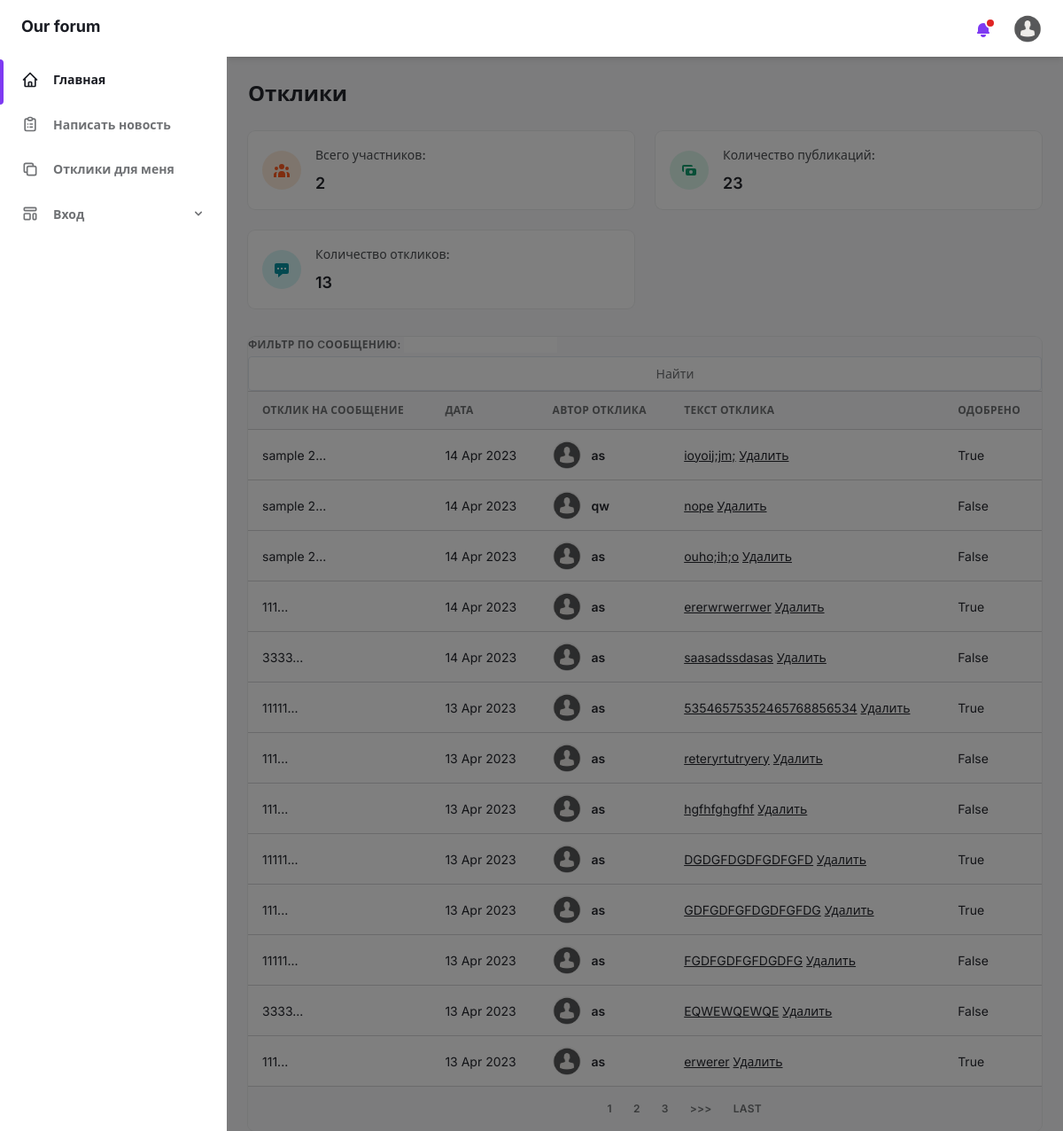
The app's page /posts/ (signed in) with its own data.
### board/models.py (models this page shows, shortened)
class Post(models.Model):
    postAuthor = models.ForeignKey(User, on_delete=models.CASCADE)
    postToMessage = models.ForeignKey(Message, on_delete=models.CASCADE)
    postText = models.TextField()
    postAccepted = models.BooleanField(default=False)
    postDateTime = models.DateTimeField(auto_now_add=True)

class Message(models.Model):
    author = models.ForeignKey(User, on_delete=models.CASCADE)
    messageDateTime = models.DateTimeField(auto_now_add=True)
    messageTitle = models.CharField(max_length=50)
    messageText = models.TextField()
    imageName = models.CharField(max_length=15, default='image')
    messageImage = models.ImageField(upload_to='images/', null=True, blank=True, verbose_name="")
    imageVideo = models.CharField(max_length=15, default='video')
    messageVideo = models.FileField(upload_to='videos/', null=True, blank=True, verbose_name="")
    messageCategory = models.CharField(max_length=4, choices=msg_types, default=damage_dealer)

### board/views.py (the view)
# urls.py: path('posts/', PostList.as_view(), name='post_list'),
class PostList(LoginRequiredMixin, ListView):
    model = Post
    template_name = 'posts.html'
    context_object_name = 'posts'
    paginate_by = 6
    def get_queryset(self):
        user = self.request.user
        queryset = super().get_queryset().filter(postToMessage__author=user).order_by('-postDateTime')
        return queryset
    def get_context_data(self, **kwargs):
        context = super().get_context_data(**kwargs)
        context['msgs_total'] = Message.objects.all().count()
        context['membs_total'] = User.objects.all().count() - 1
        context['psts_total'] = Post.objects.all().count()
        context['filter'] = PostFilter(self.request.GET, queryset=self.get_queryset())
        return context

### templates/posts.html (shortened to what this page needs)
{% extends 'flatpages/default.html' %}
{% load static %}
{% block content %}
        <main class="h-full overflow-y-auto">
          <div class="container px-6 mx-auto grid">
            <h2
              class="my-6 text-2xl font-semibold text-gray-700 dark:text-gray-200"
            >
              Отклики
            </h2>
            <div class="grid gap-6 mb-8 md:grid-cols-2 xl:grid-cols-4">
              <div
                class="flex items-center p-4 bg-white rounded-lg shadow-xs dark:bg-gray-800"
              >
                <div
                  class="p-3 mr-4 text-orange-500 bg-orange-100 rounded-full dark:text-orange-100 dark:bg-orange-500"
                >
                </div>
                <div>
                  <p
                    class="mb-2 text-sm font-medium text-gray-600 dark:text-gray-400"
                  >
                    Всего участников:
                  </p>
                  <p
                    class="text-lg font-semibold text-gray-700 dark:text-gray-200"
                  >
                    {{ membs_total }}
                  </p>
                </div>
              </div>
              <div
                class="flex items-center p-4 bg-white rounded-lg shadow-xs dark:bg-gray-800"
              >
                <div
                  class="p-3 mr-4 text-green-500 bg-green-100 rounded-full dark:text-green-100 dark:bg-green-500"
                >
                  <svg class="w-5 h-5" fill="currentColor" viewBox="0 0 20 20">
                    <path
                      fill-rule="evenodd"
                      d="M4 4a2 2 0 00-2 2v4a2 2 0 002 2V6h10a2 2 0 00-2-2H4zm2 6a2 2 0 012-2h8a2 2 0 012 2v4a2 2 0 01-2 2H8a2 2 0 01-2-2v-4zm6 4a2 2 0 100-4 2 2 0 000 4z"
                      clip-rule="evenodd"
                    ></path>
                  </svg>
                </div>
                <div>
                  <p
                    class="mb-2 text-sm font-medium text-gray-600 dark:text-gray-400"
                  >
                    Количество публикаций:
                  </p>
                  <p
                    class="text-lg font-semibold text-gray-700 dark:text-gray-200"
                  >
                    {{ msgs_total }}
                  </p>
                </div>
              </div>
              <div
                class="flex items-center p-4 bg-white rounded-lg shadow-xs dark:bg-gray-800"
              >
                <div
                  class="p-3 mr-4 text-teal-500 bg-teal-100 rounded-full dark:text-teal-100 dark:bg-teal-500"
                >
                  <svg class="w-5 h-5" fill="currentColor" viewBox="0 0 20 20">
                    <path
                      fill-rule="evenodd"
                      d="M18 5v8a2 2 0 01-2 2h-5l-5 4v-4H4a2 2 0 01-2-2V5a2 2 0 012-2h12a2 2 0 012 2zM7 8H5v2h2V8zm2 0h2v2H9V8zm6 0h-2v2h2V8z"
                      clip-rule="evenodd"
                    ></path>
                  </svg>
                </div>
                <div>
                  <p
                    class="mb-2 text-sm font-medium text-gray-600 dark:text-gray-400"
                  >
                    Количество откликов:
                  </p>
                  <p
                    class="text-lg font-semibold text-gray-700 dark:text-gray-200"
                  >
                    {{ psts_total }}
                  </p>
                </div>
              </div>
            </div>
            <div class="w-full overflow-hidden rounded-lg shadow-xs">
              <div class="w-full overflow-x-auto">
                {% if posts %}
                <form class="text-xs font-semibold tracking-wide text-left text-gray-500 uppercase border-b dark:border-gray-700
                 bg-gray-50 dark:text-gray-400 dark:bg-gray-800" method="GET">
                  {{ filter.form }}
                  <input class="block w-full pl-20 mt-1 text-sm dark:text-gray-300 dark:border-gray-600 dark:bg-gray-700
                       focus:border-purple-400 focus:outline-none focus:shadow-outline-purple dark:focus:shadow-outline-gray form-input" type="submit" value="Найти">
                </form>
                <table class="w-full whitespace-no-wrap">
                  <thead>
                    <tr
                      class="text-xs font-semibold tracking-wide text-left text-gray-500 uppercase border-b dark:border-gray-700 bg-gray-50 dark:text-gray-400 dark:bg-gray-800"
                    >
                      <th class="px-4 py-3">Отклик на сообщение</th>
                      <th class="px-4 py-3">Дата</th>
                      <th class="px-4 py-3">Автор отклика</th>
                      <th class="px-4 py-3">Текст отклика</th>
                      <th class="px-4 py-3">Одобрено</th>
                    </tr>
                  </thead>
                  <tbody
                    class="bg-white divide-y dark:divide-gray-700 dark:bg-gray-800"
                  >
                  {% for pst in filter.qs %}
                    <tr class="text-gray-700 dark:text-gray-400">
                      <td class="px-4 py-3 text-sm">
                        {{pst.postToMessage.messageTitle|truncatechars:30 }}...
                      </td>
                      <td class="px-4 py-3 text-sm">
                        {{ pst.postDateTime|date:'d M Y' }}
                      </td>
                      <td class="px-4 py-3">
                        <div class="flex items-center text-sm">
                          <div
                            class="relative hidden w-8 h-8 mr-3 rounded-full md:block"
                          >
                            <img
                              class="object-cover w-full h-full rounded-full"
                              src="{% static 'assets/img/person_avatar.jpg' %}"
                            />
                            <div
                              class="absolute inset-0 rounded-full shadow-inner"
                              aria-hidden="true"
                            ></div>
                          </div>
                          <div>
                            <p class="font-semibold">{{ pst.postAuthor.username }}</p>
                          </div>
                        </div>
                      </td>
                      <td class="px-4 py-3 text-sm">
                        <a href="{% url 'post_details' pst.id %}"><u>{{ pst.postText|truncatewords:20 }}</u></a>
                        <a href="{% url 'post_delete' pst.id %}"><u>Удалить</u></a>
                      </td>
                      <td class="px-4 py-3 text-sm">
                        {{ pst.postAccepted }}
                      </td>
                    </tr>
                  {% endfor %}
                  </tbody>
                </table>
                {% else %}
                  <h3 class="text-xs font-semibold tracking-wide text-left text-gray-500 uppercase border-b dark:border-gray-700 bg-gray-50 dark:text-gray-400 dark:bg-gray-800">
                     Откликов нет!</h3>
                {% endif %}
              </div>
              <div
                class="grid px-4 py-3 text-xs font-semibold tracking-wide text-gray-500 uppercase border-t dark:border-gray-700 bg-gray-50 sm:grid-cols-9 dark:text-gray-400 dark:bg-gray-800"
              >
                <span class="col-span-2"></span>
                <span class="flex col-span-4 mt-2 sm:mt-auto sm:justify-end">
                  <nav aria-label="Table navigation">
                    <div class="inline-flex items-center">
                      {% if is_paginated %}
                        {% for num in page_obj.paginator.page_range %}
                          {% if page_obj.number == num %}
                            <a class="px-3 py-1 rounded-md focus:outline-none focus:shadow-outline-purple">{{ num }}</a>
                          {% elif num > page_obj.number|add:'-3' and num < page_obj.number|add:'3' %}
                            <a class="px-3 py-1 rounded-md focus:outline-none focus:shadow-outline-purple" href="?page={{ num }}">{{ num }}</a>
                          {% endif %}
                        {% endfor %}
                        {% if page_obj.has_next %}
                          <a class="px-3 py-1 rounded-md rounded-l-lg focus:outline-none focus:shadow-outline-purple" aria-label="Next" href="?page={{ page_obj.next_page_number }}">>>></a>
                          <a class="px-3 py-1 rounded-md rounded-l-lg focus:outline-none focus:shadow-outline-purple" aria-label="Last" href="?page={{ page_obj.paginator.num_pages }}">Last</a>
                        {% endif %}
                      {% endif %}
                    </div>
                  </nav>
                </span>
              </div>
            </div>
          </div>
        </main>
{% endblock content %}

### records on screen
Post: postToMessage.messageTitle "sample 2", postDateTime "14 Apr 2023", postAuthor.username "as", postText "ioyoij;jm;", postAccepted "True"
Post: postToMessage.messageTitle "sample 2", postDateTime "14 Apr 2023", postAuthor.username "qw", postText "nope", postAccepted "False"
Post: postToMessage.messageTitle "sample 2", postDateTime "14 Apr 2023", postAuthor.username "as", postText "ouho;ih;o", postAccepted "False"
Post: postToMessage.messageTitle "111", postDateTime "14 Apr 2023", postAuthor.username "as", postText "ererwrwerrwer", postAccepted "True"
Post: postToMessage.messageTitle "3333", postDateTime "14 Apr 2023", postAuthor.username "as", postText "saasadssdasas", postAccepted "False"
Post: postToMessage.messageTitle "11111", postDateTime "13 Apr 2023", postAuthor.username "as", postText "53546575352465768856534", postAccepted "True"
Post: postToMessage.messageTitle "111", postDateTime "13 Apr 2023", postAuthor.username "as", postText "reteryrtutryery", postAccepted "False"
Post: postToMessage.messageTitle "111", postDateTime "13 Apr 2023", postAuthor.username "as", postText "hgfhfghgfhf", postAccepted "False"
Post: postToMessage.messageTitle "11111", postDateTime "13 Apr 2023", postAuthor.username "as", postText "DGDGFDGDFGDFGFD", postAccepted "True"
Post: postToMessage.messageTitle "111", postDateTime "13 Apr 2023", postAuthor.username "as", postText "GDFGDFGFDGDFGFDG", postAccepted "True"
Post: postToMessage.messageTitle "11111", postDateTime "13 Apr 2023", postAuthor.username "as", postText "FGDFGDFGFDGDFG", postAccepted "False"
Post: postToMessage.messageTitle "3333", postDateTime "13 Apr 2023", postAuthor.username "as", postText "EQWEWQEWQE", postAccepted "False"
Post: postToMessage.messageTitle "111", postDateTime "13 Apr 2023", postAuthor.username "as", postText "erwerer", postAccepted "True"

### other values on screen
{{ membs_total }} "2"
{{ msgs_total }} "23"
{{ psts_total }} "13"
{{ num }} "1"
{{ num }} "2" "3"
